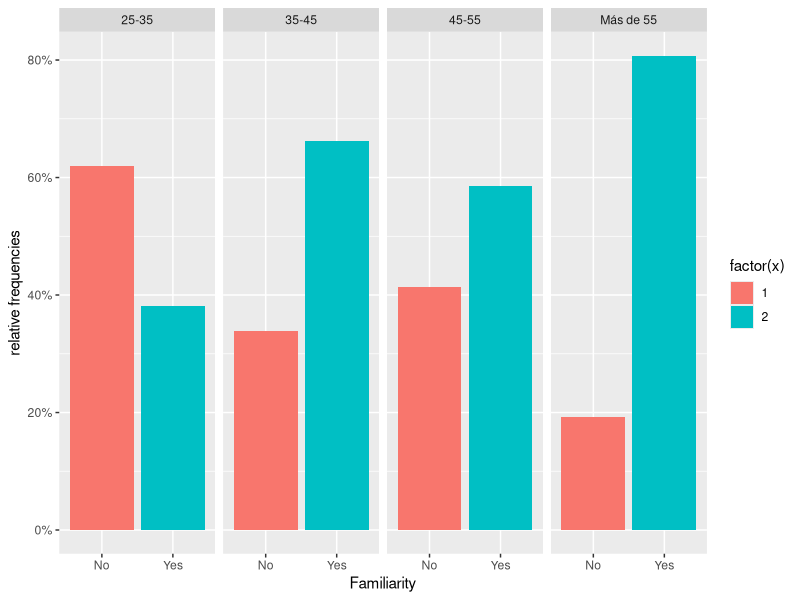
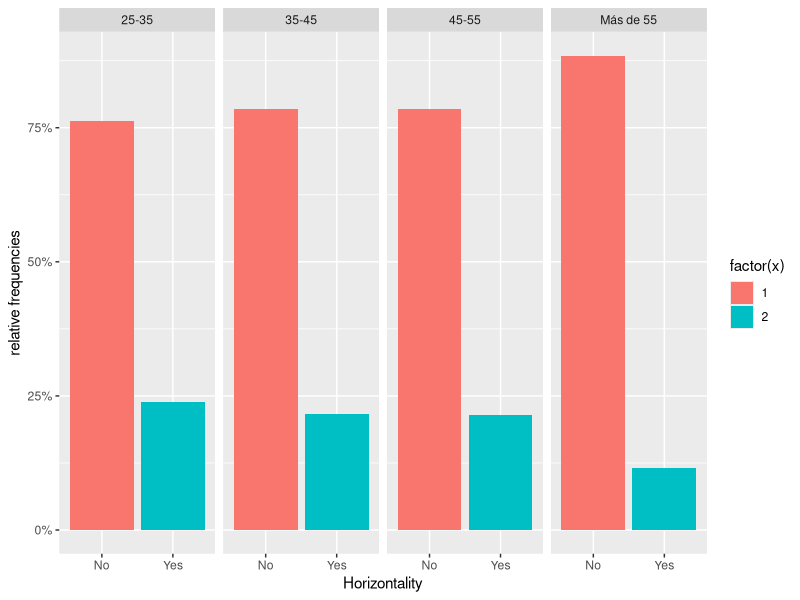
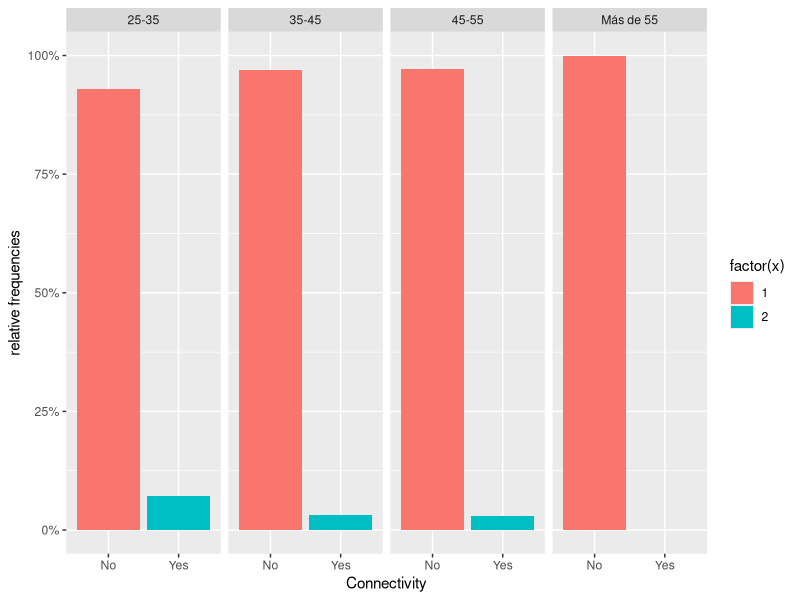
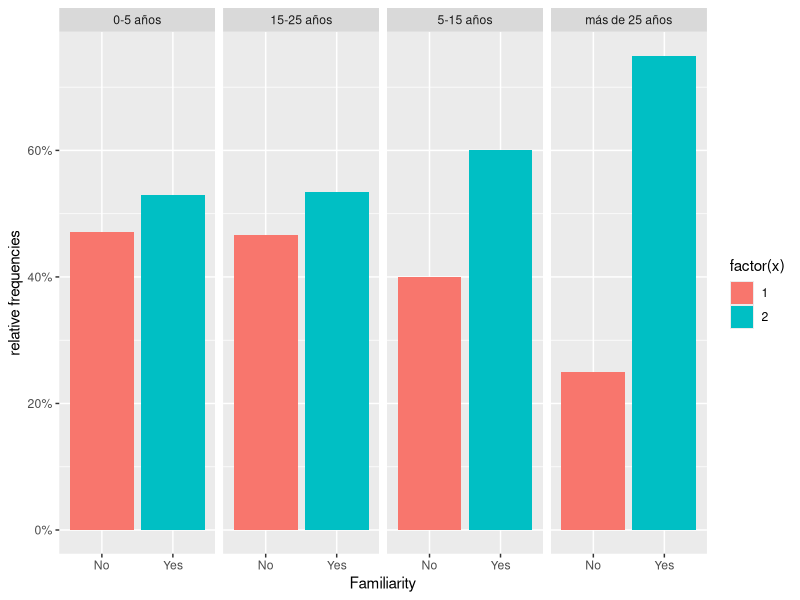
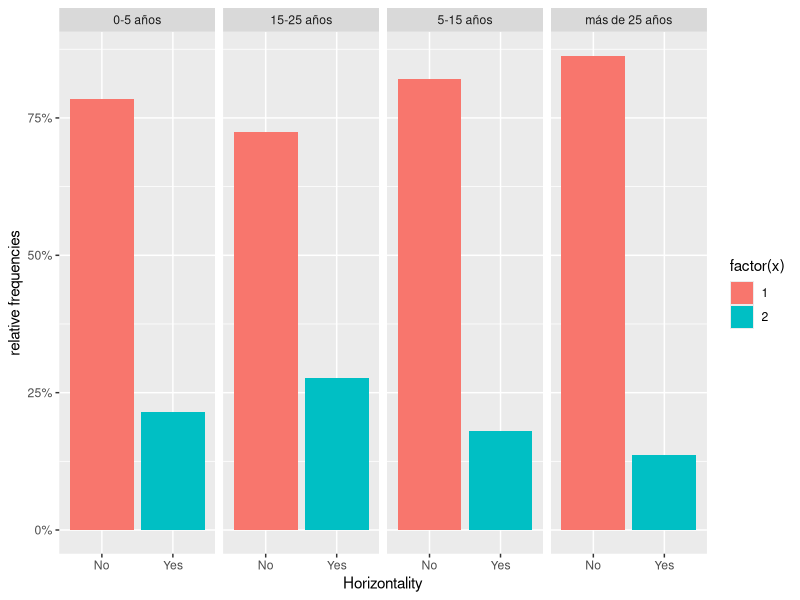
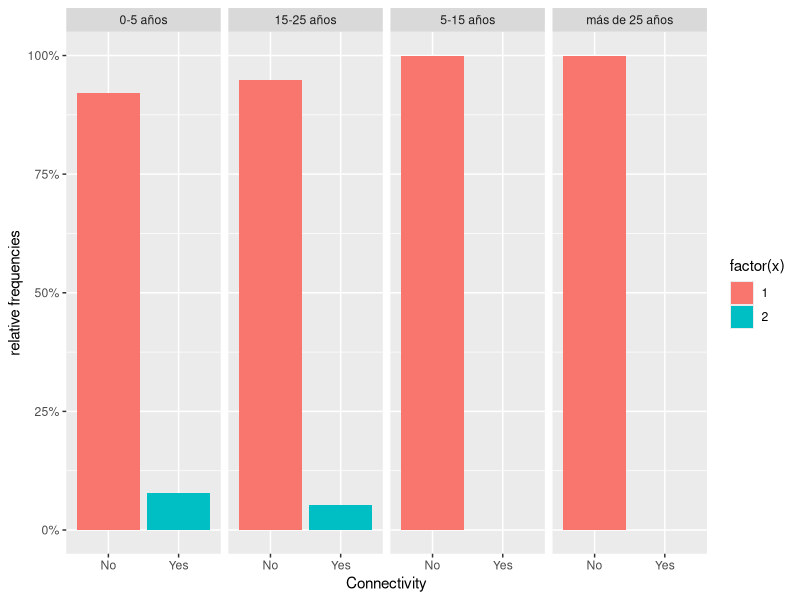
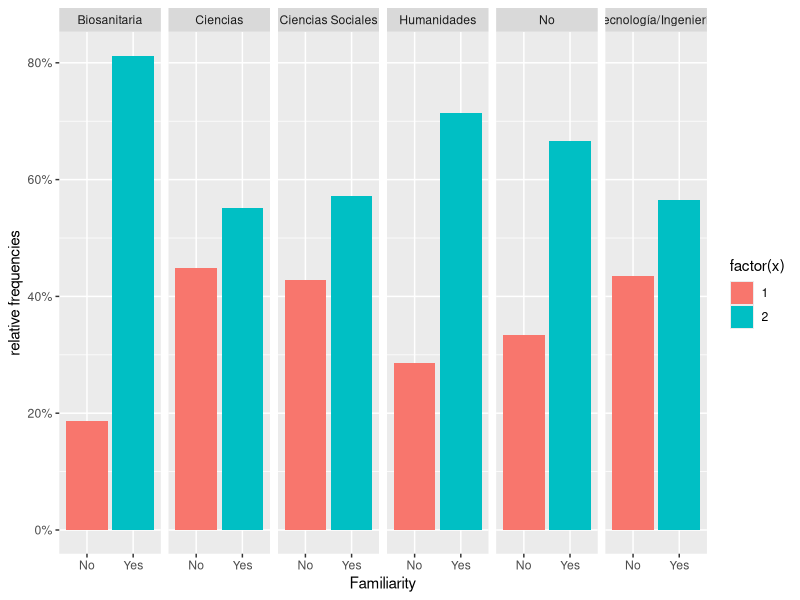
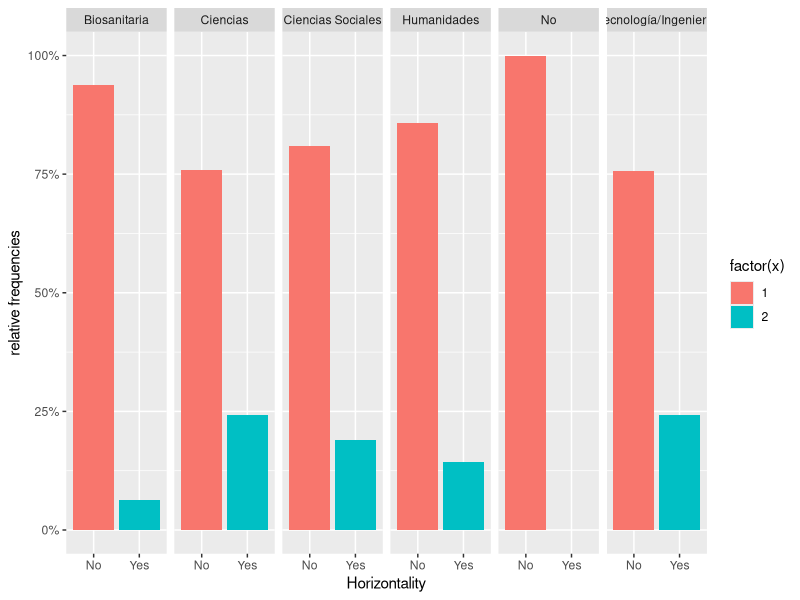

Generate these figures, in order, with R:
library(ggplot2)
library(dplyr)
library(tidyr)
library(scales)
library(ggthemes)

data <- read.csv("../data/survey-student-interaction-pilot-3-2021.csv")

ggplot(data, aes(x = Familiarity, group = Age)) + geom_bar(aes(y = ..prop.., fill = factor(..x..)), stat="count") + scale_y_continuous(labels=scales::percent) + ylab("relative frequencies") + facet_grid(~Age)
ggplot(data, aes(x = Horizontality, group = Age)) + geom_bar(aes(y = ..prop.., fill = factor(..x..)), stat="count") + scale_y_continuous(labels=scales::percent) + ylab("relative frequencies") + facet_grid(~Age)
ggplot(data, aes(x = Connectivity, group = Age)) + geom_bar(aes(y = ..prop.., fill = factor(..x..)), stat="count") + scale_y_continuous(labels=scales::percent) + ylab("relative frequencies") + facet_grid(~Age)

ggplot(data, aes(x = Familiarity, group = Experience)) + geom_bar(aes(y = ..prop.., fill = factor(..x..)), stat="count") + scale_y_continuous(labels=scales::percent) + ylab("relative frequencies") + facet_grid(~Experience)
ggplot(data, aes(x = Horizontality, group = Experience)) + geom_bar(aes(y = ..prop.., fill = factor(..x..)), stat="count") + scale_y_continuous(labels=scales::percent) + ylab("relative frequencies") + facet_grid(~Experience)
ggplot(data, aes(x = Connectivity, group = Experience)) + geom_bar(aes(y = ..prop.., fill = factor(..x..)), stat="count") + scale_y_continuous(labels=scales::percent) + ylab("relative frequencies") + facet_grid(~Experience)

ggplot(data, aes(x = Familiarity, group = Discipline)) + geom_bar(aes(y = ..prop.., fill = factor(..x..)), stat="count") + scale_y_continuous(labels=scales::percent) + ylab("relative frequencies") + facet_grid(~Discipline)
ggplot(data, aes(x = Horizontality, group = Discipline)) + geom_bar(aes(y = ..prop.., fill = factor(..x..)), stat="count") + scale_y_continuous(labels=scales::percent) + ylab("relative frequencies") + facet_grid(~Discipline)
ggplot(data, aes(x = Connectivity, group = Discipline)) + geom_bar(aes(y = ..prop.., fill = factor(..x..)), stat="count") + scale_y_continuous(labels=scales::percent) + ylab("relative frequencies") + facet_grid(~Discipline)

ggplot(data, aes(x = Familiarity, group = Gender)) + geom_bar(aes(y = ..prop.., fill = factor(..x..)), stat="count") + scale_y_continuous(labels=scales::percent) + ylab("relative frequencies") + facet_grid(~Gender)
ggplot(data, aes(x = Horizontality, group = Gender)) + geom_bar(aes(y = ..prop.., fill = factor(..x..)), stat="count") + scale_y_continuous(labels=scales::percent) + ylab("relative frequencies") + facet_grid(~Gender)
ggplot(data, aes(x = Connectivity, group = Gender)) + geom_bar(aes(y = ..prop.., fill = factor(..x..)), stat="count") + scale_y_continuous(labels=scales::percent) + ylab("relative frequencies") + facet_grid(~Gender)
